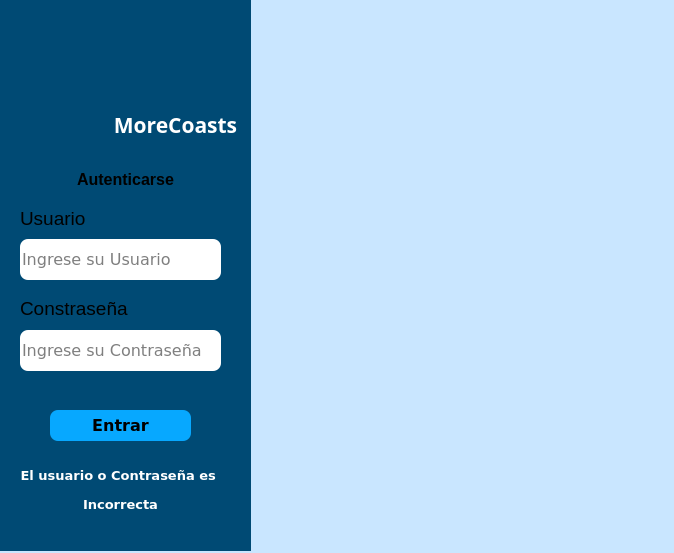
<?xml version="1.0" encoding="UTF-8"?>
<ui version="4.0">
 <class>Autenticarse</class>
 <widget class="QDialog" name="Autenticarse">
  <property name="geometry">
   <rect>
    <x>0</x>
    <y>0</y>
    <width>674</width>
    <height>553</height>
   </rect>
  </property>
  <property name="windowTitle">
   <string>MoreCoasts</string>
  </property>
  <property name="windowIcon">
   <iconset>
    <normaloff>FormatFactoryAgregar un título.ico</normaloff>FormatFactoryAgregar un título.ico</iconset>
  </property>
  <property name="styleSheet">
   <string notr="true">background-color: rgb(201, 230, 255);</string>
  </property>
  <widget class="QWidget" name="widget" native="true">
   <property name="geometry">
    <rect>
     <x>0</x>
     <y>0</y>
     <width>251</width>
     <height>551</height>
    </rect>
   </property>
   <property name="font">
    <font>
     <family>Verdana</family>
     <pointsize>12</pointsize>
    </font>
   </property>
   <property name="styleSheet">
    <string notr="true">background-color: rgb(0, 74, 116);</string>
   </property>
   <widget class="QLabel" name="Label_text_logo">
    <property name="geometry">
     <rect>
      <x>80</x>
      <y>110</y>
      <width>191</width>
      <height>31</height>
     </rect>
    </property>
    <property name="font">
     <font>
      <family>Cooper Black</family>
      <pointsize>16</pointsize>
      <weight>50</weight>
      <italic>false</italic>
      <bold>false</bold>
     </font>
    </property>
    <property name="styleSheet">
     <string notr="true">
gridline-color: rgb(255, 170, 0);
color: rgb(255, 255, 255);</string>
    </property>
    <property name="text">
     <string>&lt;html&gt;&lt;head/&gt;&lt;body&gt;&lt;p align=&quot;center&quot;&gt;&lt;span style=&quot; font-size:16pt; font-weight:600;&quot;&gt;MoreCoasts&lt;/span&gt;&lt;/p&gt;&lt;/body&gt;&lt;/html&gt;</string>
    </property>
   </widget>
   <widget class="QLabel" name="label_Autenticarse">
    <property name="geometry">
     <rect>
      <x>40</x>
      <y>170</y>
      <width>171</width>
      <height>20</height>
     </rect>
    </property>
    <property name="text">
     <string>&lt;html&gt;&lt;head/&gt;&lt;body&gt;&lt;p align=&quot;center&quot;&gt;&lt;span style=&quot; font-size:12pt; font-weight:600;&quot;&gt;Autenticarse&lt;/span&gt;&lt;/p&gt;&lt;/body&gt;&lt;/html&gt;</string>
    </property>
   </widget>
   <widget class="QLabel" name="Label_usuario">
    <property name="geometry">
     <rect>
      <x>20</x>
      <y>210</y>
      <width>81</width>
      <height>16</height>
     </rect>
    </property>
    <property name="font">
     <font>
      <pointsize>14</pointsize>
     </font>
    </property>
    <property name="text">
     <string>Usuario</string>
    </property>
   </widget>
   <widget class="QLabel" name="Label_contrasena">
    <property name="geometry">
     <rect>
      <x>20</x>
      <y>300</y>
      <width>131</width>
      <height>16</height>
     </rect>
    </property>
    <property name="font">
     <font>
      <pointsize>14</pointsize>
     </font>
    </property>
    <property name="text">
     <string>Constraseña</string>
    </property>
   </widget>
   <widget class="QLineEdit" name="txtUsuario">
    <property name="geometry">
     <rect>
      <x>20</x>
      <y>239</y>
      <width>201</width>
      <height>41</height>
     </rect>
    </property>
    <property name="font">
     <font>
      <family>Verdana</family>
      <pointsize>12</pointsize>
     </font>
    </property>
    <property name="styleSheet">
     <string notr="true">background-color: rgb(255, 255, 255);
border-radius:8px;</string>
    </property>
    <property name="placeholderText">
     <string>Ingrese su Usuario</string>
    </property>
   </widget>
   <widget class="QLineEdit" name="txtContrasena">
    <property name="geometry">
     <rect>
      <x>20</x>
      <y>330</y>
      <width>201</width>
      <height>41</height>
     </rect>
    </property>
    <property name="font">
     <font>
      <family>Verdana</family>
      <pointsize>12</pointsize>
     </font>
    </property>
    <property name="styleSheet">
     <string notr="true">background-color: rgb(255, 255, 255);
border-radius:8px;</string>
    </property>
    <property name="echoMode">
     <enum>QLineEdit::Password</enum>
    </property>
    <property name="placeholderText">
     <string>Ingrese su Contraseña</string>
    </property>
   </widget>
   <widget class="QPushButton" name="butEntrar">
    <property name="geometry">
     <rect>
      <x>50</x>
      <y>410</y>
      <width>141</width>
      <height>31</height>
     </rect>
    </property>
    <property name="font">
     <font>
      <family>Verdana</family>
      <pointsize>12</pointsize>
      <weight>75</weight>
      <bold>true</bold>
     </font>
    </property>
    <property name="cursor">
     <cursorShape>OpenHandCursor</cursorShape>
    </property>
    <property name="styleSheet">
     <string notr="true">background-color: rgb(7, 168, 255);
border-radius:8px;</string>
    </property>
    <property name="text">
     <string>Entrar</string>
    </property>
   </widget>
   <widget class="QLabel" name="lbl_mensaje">
    <property name="geometry">
     <rect>
      <x>10</x>
      <y>460</y>
      <width>221</width>
      <height>61</height>
     </rect>
    </property>
    <property name="font">
     <font>
      <family>Verdana</family>
      <pointsize>10</pointsize>
     </font>
    </property>
    <property name="styleSheet">
     <string notr="true">color: rgb(255, 255, 255);</string>
    </property>
    <property name="text">
     <string>&lt;html&gt;&lt;head/&gt;&lt;body&gt;&lt;p align=&quot;center&quot;&gt;&lt;span style=&quot; font-weight:600;&quot;&gt;El usuario o Contraseña es &lt;/span&gt;&lt;/p&gt;&lt;p align=&quot;center&quot;&gt;&lt;span style=&quot; font-weight:600;&quot;&gt;Incorrecta&lt;/span&gt;&lt;/p&gt;&lt;/body&gt;&lt;/html&gt;</string>
    </property>
   </widget>
   <widget class="QLabel" name="label_2">
    <property name="geometry">
     <rect>
      <x>10</x>
      <y>90</y>
      <width>47</width>
      <height>13</height>
     </rect>
    </property>
    <property name="text">
     <string/>
    </property>
   </widget>
   <widget class="QLabel" name="label_3">
    <property name="geometry">
     <rect>
      <x>60</x>
      <y>100</y>
      <width>47</width>
      <height>41</height>
     </rect>
    </property>
    <property name="styleSheet">
     <string notr="true">background-color: #000000ff;</string>
    </property>
    <property name="text">
     <string/>
    </property>
    <property name="pixmap">
     <pixmap>Agregar_un_título-removebg-preview.png</pixmap>
    </property>
    <property name="scaledContents">
     <bool>true</bool>
    </property>
   </widget>
  </widget>
  <widget class="QLabel" name="label">
   <property name="geometry">
    <rect>
     <x>256</x>
     <y>0</y>
     <width>411</width>
     <height>551</height>
    </rect>
   </property>
   <property name="text">
    <string/>
   </property>
   <property name="pixmap">
    <pixmap>p7261147-2.jpg</pixmap>
   </property>
   <property name="scaledContents">
    <bool>true</bool>
   </property>
  </widget>
 </widget>
 <resources>
  <include location="../../Proyecto/iconos/nuevaimagen.qrc"/>
  <include location="nimg.qrc"/>
 </resources>
 <connections/>
</ui>
